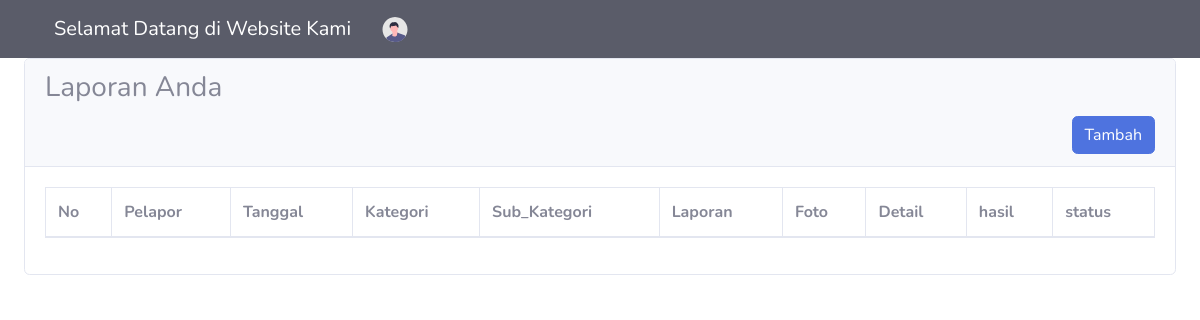
The page /index.php/masyarakat_zz on the database as committed earlier.
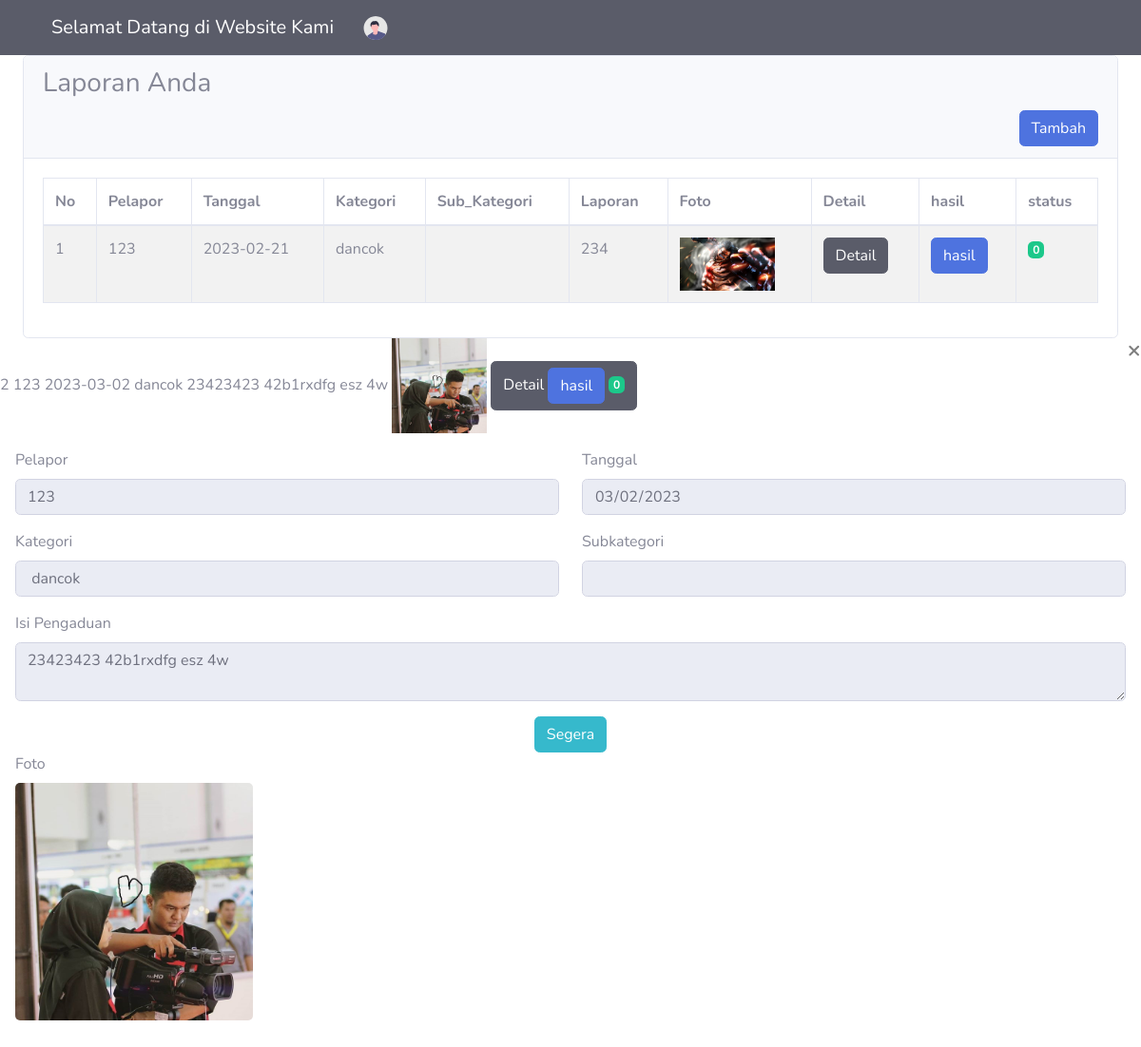
The same page on the database as committed later.
### tables this page shows
CREATE TABLE `pengaduan` (
  `id` int(11) NOT NULL,
  `id_pengaduan` int(11) NOT NULL,
  `tgl_pengaduan` date NOT NULL,
  `kategori` varchar(50) NOT NULL,
  `sub_kategori` varchar(225) NOT NULL,
  `nik` char(16) NOT NULL,
  `isi_laporan` text NOT NULL,
  `foto` varchar(128) NOT NULL,
  `status` enum('0','proses','selesai') NOT NULL
);

### application/controllers/Masyarakat_zz.php (called while the page is built, shortened)
<?php
class masyarakat_zz extends CI_Controller
{
    public function __construct()
    {
        $this->load->library('form_validation', 'upload');
    }
    public function index()
    {
        $this->load->model('kategori_zz');
        $data['title'] = 'dashboard YTTA';
        $data['pengaduan'] = $this->table_zz->getRiwayatAdmin();
        $data['user'] = $this->db->get_where('masyarakat', ['username' => $this->session->userdata('username')])->row_array();
        $data['pengaduan'] = $this->db->get('pengaduan')->result_array();
        $data['kategori'] = $this->db->get('kategori')->result_array();
        $data['sub_kategori'] = $this->db->get('sub_kategori')->result_array();
        $this->load->view('pisah/header', $data);
        $this->load->view('pisah/topbar', $data);
        $this->load->view('pisah/sidebarm', $data);
        $this->load->view('masyarakat/tabel_zz', $data);
        $this->load->view('pisah/footer', $data);
    }
}

### index.php (called while the page is built, shortened)
<?php
require_once BASEPATH.'core/CodeIgniter.php';

### application/models/Table_zz.php (called while the page is built, shortened)
<?php
class table_zz extends CI_Model
{
    function getRiwayatAdmin()
    {
        return $this->db->get('pengaduan')->result_array();
    }
}

### application/views/masyarakat/tabel_zz.php (the view, shortened to what this page needs)
<section class="content">
    <div class="container-fluid">
        <div class="card">
            <div class="card-header">
                <h3 class="card-title">Laporan Anda</h3>
                <button type="button" class="btn btn-primary float-right" data-toggle="modal" data-target="#exampleModal1">Tambah</button>
            </div>
            <div class="card-body">
                <table id="example1" class="table table-bordered table-striped">
                    <thead>
                        <tr>
                            <th>No</th>
                            <th>Pelapor</th>
                            <th>Tanggal</th>
                            <th>Kategori</th>
                            <th>Sub_Kategori</th>
                            <th>Laporan</th>
                            <th>Foto</th>
                            <th>Detail</th>
                            <th>hasil</th>
                            <th>status</th>
                        </tr>
                    </thead>
                    <?php $i = 0;
                    foreach ($pengaduan as $p) : $i = $i + 1; ?>
                        <tr>
                            <td><?= $i ?></td>
                            <td><?= $p['nik'] ?></td>
                            <td><?= $p['tgl_pengaduan'] ?></td>
                            <td><?= $p['kategori'] ?></td>
                            <td><?= $p['sub_kategori'] ?></td>
                            <td><?= $p['isi_laporan'] ?></td>
                            <td><img src="<?= base_url() . '/assets/img/' . $p['foto']; ?>" style="width:100px;"></td>
                            <td> <button type="button" class="btn btn-dark" data-toggle="modal" data-target="#detail<?= $p['id_pengaduan'] ?>">Detail</td>
                            <td>
                                <a class="btn btn-primary" href="<?= base_url('masyarakat_zz/hasil/') . $p['id_pengaduan']  ?>">hasil</a>
                            <td>
                                <?php if ($p['status'] == "segera") : ?>
                                    <a class="badge badge-danger">
                                        <?= $p['status']; ?>
                                    </a>
                                <?php elseif ($p['status'] == "proses") : ?>
                                    <a class="badge badge-info">
                                        <?= $p['status']; ?>
                                    </a>
                                <?php else : ?>
                                    <a class="badge badge-success">
                                        <?= $p['status']; ?>
                                    </a>
                                <?php endif; ?>
                            </td>
                            <div class="modal fade" id="detail<?= $p['id_pengaduan'] ?>" tabindex="-1" aria-labelledby="exampleModalLabel" aria-hidden="true">
                                <div class="modal-dialog modal-lg">
                                    <div class="modal-content">
                                        <div class="modal-header">
                                            <button type="button" class="close" data-dismiss="modal" aria-label="Close">
                                                <span aria-hidden="true">&times;</span>
                                            </button>
                                        </div>
                                        <div class="modal-body">
                                            <fieldset disabled>
                                                <div class="row">
                                                    <div class="mb-3 col-md-6">
                                                        <label for="exampleInputEmail1">Pelapor</label>
                                                        <input type="text" class="form-control" id="pelapor" aria-describedby="emailHelp" value="<?= $p['nik'] ?>">
                                                    </div>
                                                    <div class="mb-3 col-md-6">
                                                        <label for="exampleInputPassword1">Tanggal</label>
                                                        <input type="date" class="form-control" id="tgl_pengaduan" value="<?= $p['tgl_pengaduan'] ?>">
                                                    </div>
                                                    <div class="mb-3 col-md-6">
                                                        <label for="exampleInputEmail1">Kategori</label>
                                                        <input type="text" class="form-control" id="kategori" aria-describedby="emailHelp" value="<?= $p['kategori'] ?>">
                                                    </div>
                                                    <div class="mb-3 col-md-6">
                                                        <label for="exampleInputEmail1">Subkategori</label>
                                                        <input type="text" class="form-control" id="sub_kategori" aria-describedby="emailHelp" value="<?= $p['sub_kategori'] ?>">
                                                    </div>
                                                </div>
                                                <div class="mb-3">
                                                    <label for="exampleInputEmail1">Isi Pengaduan</label>
                                                    <textarea type="text" class="form-control" id="isi_laporan" aria-describedby="emailHelp" value=""><?= $p['isi_laporan'] ?></textarea>
                                                </div>
                                                <center>
                                                    <div class="mb-6 col-md-12">
                                                        <?php if ($p['status'] == '0') : ?>
                                                            <a type="button" class="btn btn-info" href="<?php base_url('masyarakat_zz/hasil/') . $p['id_pengaduan']  ?>">
                                                                Segera
                                                            </a>
                                                        <?php endif ?>
                                                    </div>
                                                </center>
                                            </fieldset>
                                            <div class="mb-3 text-align-center">
                                                <label for="exampleInputEmail1" class="form-label">Foto</label>
                                                <div>
                                                    <img src="<?php echo base_url() . '/assets/img/' . $p['foto']; ?>" alt="" style="width: 250px; border-radius: 5px;">
                                                </div>
                </table>
            </div>
        </div>
    </div>
<?php endforeach ?>
        <div class="modal-dialog" role="document">
            <div class="modal-content">
                <div class="modal-body">
                    </table>
                </div>
            </div>
        </div>
    </div>
    </div>

### application/views/pisah/header.php (shortened to what this page needs)
<!DOCTYPE html>
<html lang="en">
<head>
    <link href="<?= base_url('assets/')?>vendor/fontawesome-free/css/all.min.css" rel="stylesheet" type="<?= base_url('assets/')?>text/css">
    <link href="<?= base_url('assets/')?>css/sb-admin-2.min.css" rel="stylesheet">
</head>
<body id="page-top">

### application/views/pisah/sidebarm.php (shortened to what this page needs)
<nav class="navbar navbar-expand-lg navbar-dark bg-dark">
    <div class="container">
        <a class="navbar-brand" href="#!">Selamat Datang di Website Kami</a>
        <div class="collapse navbar-collapse" id="navbarSupportedContent">
            <ul class="navbar-nav ms-auto mb-2 mb-lg-0">
                <center>
                <li class="nav-item dropdown no-arrow">
                    <a class="nav-link dropdown-toggle" href="#" id="userDropdown" role="button" data-toggle="dropdown" aria-haspopup="true" aria-expanded="false">
                        <img class="img-profile rounded-circle" src="<?= base_url('assets/') ?>img/undraw_profile.svg" height="25px" width="40px">
                    </a>
                </li>
            </ul>
</nav>

### application/views/pisah/footer.php (shortened to what this page needs)
</body>
</html>

Rows that differ between the two databases and show on the page:
added pengaduan: nik "123", tgl_pengaduan "2023-02-21", kategori "dancok", isi_laporan "234", foto (picture), status "0"
added pengaduan: nik "123", tgl_pengaduan "2023-03-02", kategori "dancok", isi_laporan "23423423 42b1rxdfg esz 4w", foto (picture), status "0", tgl_pengaduan "03/02/2023", shows "Segera"
